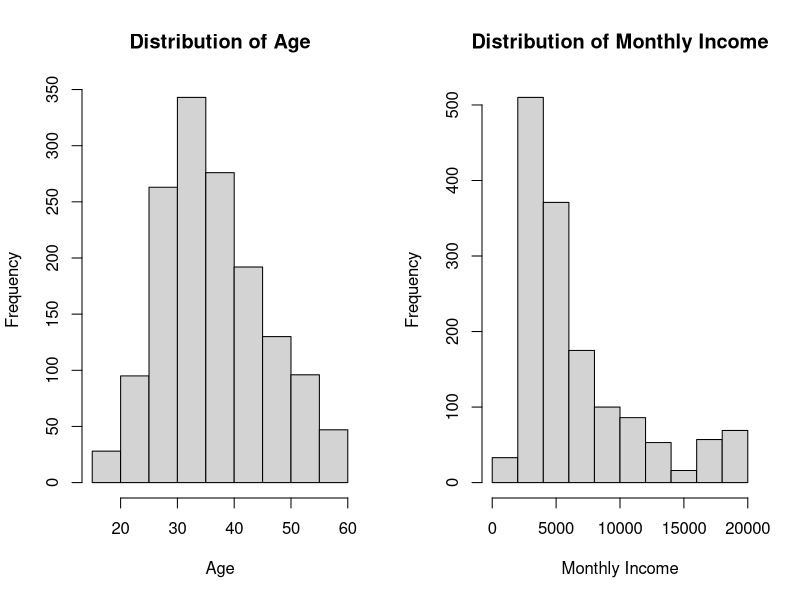
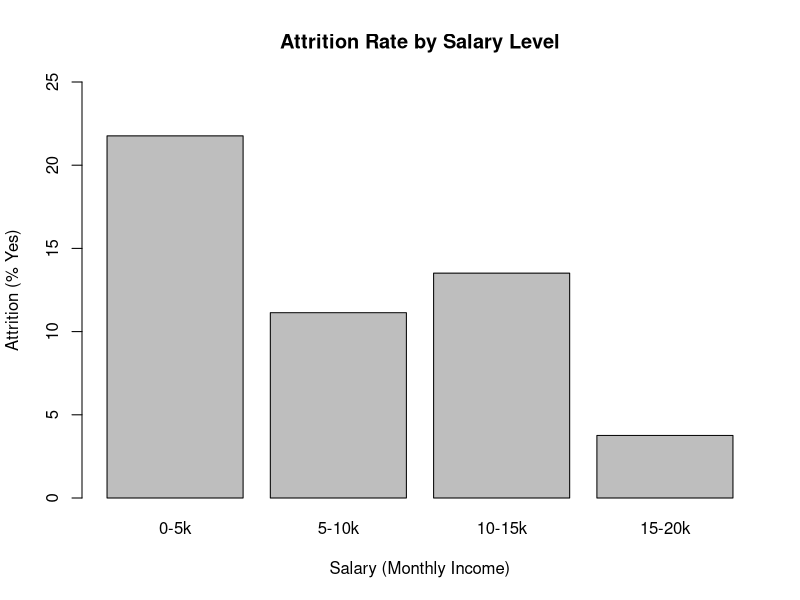
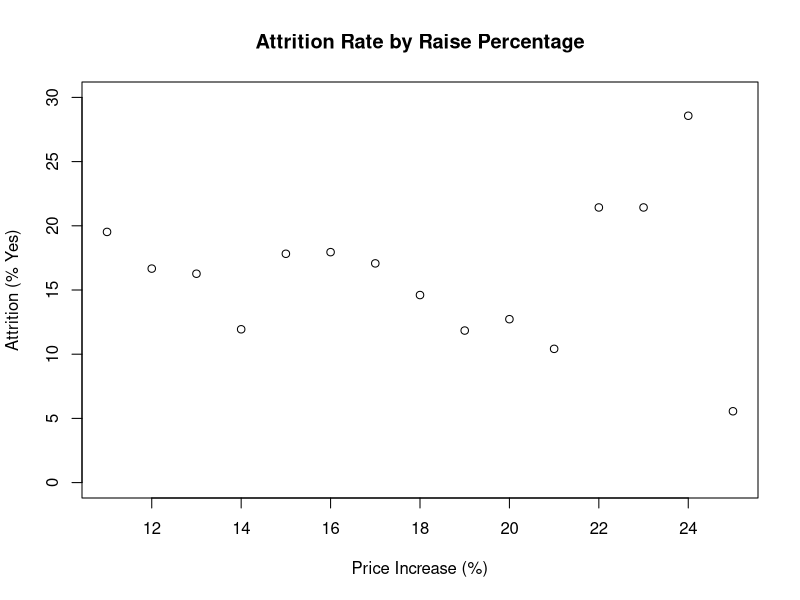

Reproduce these figures in R, in order.
#######
# Talent Management
# Tiger Team - Case Study 2: Adil Siraj, Garrett Mozey, Dana Geislinger, & Luay Dajani
# for SMU MSDS 6306 Spring 2018
#######

# 2a
# Read raw data
dfm_attrition_data = read.csv("data/CaseStudy2-data.csv")

# Explore data structure and print number of data rows/columns
str(dfm_attrition_data)
cat(paste("Rows:\t",
          dim(dfm_attrition_data)[1],
          "\nColumns:",
          dim(dfm_attrition_data)[2]
          )
    )

# 2b-d
# Clean raw data names and shorten under 12 characters
names(dfm_attrition_data)[3] = "TravelFreq"
names(dfm_attrition_data)[6] = "Distance"
names(dfm_attrition_data)[8] = "EducField"
names(dfm_attrition_data)[9] = "Count"
names(dfm_attrition_data)[10] = "EmployeeNum"
names(dfm_attrition_data)[11] = "EnvironRate"
names(dfm_attrition_data)[14] = "JobInvolve"
names(dfm_attrition_data)[17] = "JobSatis"
names(dfm_attrition_data)[18] = "Marriage"
names(dfm_attrition_data)[19] = "MonIncome"
names(dfm_attrition_data)[21] = "NumCompany"
names(dfm_attrition_data)[24] = "PayIncPct"
names(dfm_attrition_data)[25] = "Performance"
names(dfm_attrition_data)[26] = "Relationship"
names(dfm_attrition_data)[27] = "StdHours"
names(dfm_attrition_data)[28] = "StockOption"
names(dfm_attrition_data)[29] = "YearsWorked"
names(dfm_attrition_data)[30] = "TrainLastYr"
names(dfm_attrition_data)[31] = "WorkLifeBal"
names(dfm_attrition_data)[32] = "YearsAtComp"
names(dfm_attrition_data)[33] = "YearsInPos"
names(dfm_attrition_data)[34] = "LstPromoted"
names(dfm_attrition_data)[35] = "YearsSprvsr"

# 2d
# Convert numeric categorical variables to factors
general_ratings = c("Low", "Medium", "High", "Very High")
dfm_attrition_data$EnvironRate = factor(dfm_attrition_data$EnvironRate, labels=general_ratings)
dfm_attrition_data$JobInvolve = factor(dfm_attrition_data$JobInvolve, labels=general_ratings)
dfm_attrition_data$JobSatis = factor(dfm_attrition_data$JobSatis, labels=general_ratings)

# 1/2 (Low/Medium) factors omitted, as nobody in data set ranked their performance lower than 3
dfm_attrition_data$Performance = factor(dfm_attrition_data$Performance,
                                        labels=c("Excellent", "Outstanding")
                                        )
dfm_attrition_data$Relationship = factor(dfm_attrition_data$Relationship, labels=general_ratings)
dfm_attrition_data$WorkLifeBal = factor(dfm_attrition_data$WorkLifeBal,
                                        labels=c("Bad", "Good", "Better", "Best")
                                        )
dfm_attrition_data$Education = factor(dfm_attrition_data$Education,
                                      labels=c("Below College", "College", "Bachelor", "Master", "Doctor")
                                      )
dfm_attrition_data$StockOption = factor(dfm_attrition_data$StockOption)

# 3b
# Select 7 relevant numeric variables for descriptive statistics table
dfm_nstats = dfm_attrition_data[, c("Age",
                                    "MonIncome",
                                    "PayIncPct",
                                    "Distance",
                                    "YearsWorked",
                                    "YearsAtComp",
                                    "LstPromoted",
                                    "YearsInPos"
                                    )
                                ]

# Print data.frame of descriptive statistics of 7 variables
dfm_desc_stats = as.data.frame(sapply(dfm_nstats, summary))
dfm_desc_stats

# Create histograms for Age and Monthly Income
par(mfrow=c(1,2))
hist(dfm_nstats$Age,
     main="Distribution of Age",
     xlab="Age"
     )
hist(dfm_nstats$MonIncome,
     main="Distribution of Monthly Income",
     xlab="Monthly Income"
     )

# Description (add as normal text in Rmd):
# Age appears fairly normally distributed about the mean with some slight right skew.
# Monthly Income appears heavily right skewed, and also appears bimodal at approximately 5,000 and 20,000.

# 3c
# Get frequency of Education, Gender and Occupation
dfm_factors = dfm_attrition_data[, c("Gender",
                                     "Education",
                                     "JobRole"
                                     )
                                 ]
list_freq = sapply(sapply(dfm_factors, table), prop.table)
dfm_gender_freq = as.data.frame(list_freq[1])
dfm_educ_freq = as.data.frame(list_freq[2])
dfm_occup_freq = as.data.frame(list_freq[3])
names(dfm_gender_freq) = c("Gender", "Frequency")
names(dfm_educ_freq) = c("EducationLevel", "Frequency")
names(dfm_occup_freq) = c("JobTitle", "Frequency")
dfm_gender_freq
dfm_educ_freq
dfm_occup_freq

# Compare attrition rate betwen different groups of monthly income
salary_bins = c("0-5k", "5-10k", "10-15k", "15-20k")
dfm_attrition_data$IncLevels = cut(dfm_attrition_data$MonIncome,
                                   breaks=c(0, 5000, 10000, 15000, 20000),
                                   labels=salary_bins
                                   )

# Calculate % of employees attrition w/in salary groups
sal_counts = summary(dfm_attrition_data$IncLevels)
attrit_by_sal_pct = numeric()
for (level in salary_bins) {
  yes_attrit = length(dfm_attrition_data$IncLevels[dfm_attrition_data$Attrition == "Yes"
                                                   & dfm_attrition_data$IncLevels == level
                                                   ]
                      )
  attrit_by_sal_pct[level] = yes_attrit / sal_counts[level] * 100
}

# Plot results as a bar chart
par(mfrow=c(1,1))
barplot(attrit_by_sal_pct,
        ylim=c(0, 25),
        main="Attrition Rate by Salary Level",
        ylab="Attrition (% Yes)",
        xlab="Salary (Monthly Income)"
        )

# Comparing percent salary hike vs attrition
dfm_attrition_data$RaiseFactor = as.factor(dfm_attrition_data$PayIncPct)
raise_counts = summary(dfm_attrition_data$RaiseFactor)
attrit_by_raise_pct = numeric()
for (level in levels(dfm_attrition_data$RaiseFactor)) {
  yes_attrit = length(dfm_attrition_data$RaiseFactor[dfm_attrition_data$Attrition == "Yes"
                                                     & dfm_attrition_data$RaiseFactor == level
                                                     ]
                      )
  attrit_by_raise_pct[level] = yes_attrit / raise_counts[level] * 100
}

# Plot results as a scatterplot
plot(x=levels(dfm_attrition_data$RaiseFactor),
     y=attrit_by_raise_pct,
        ylim=c(0, 30),
        main="Attrition Rate by Raise Percentage",
        ylab="Attrition (% Yes)",
        xlab="Price Increase (%)"
)